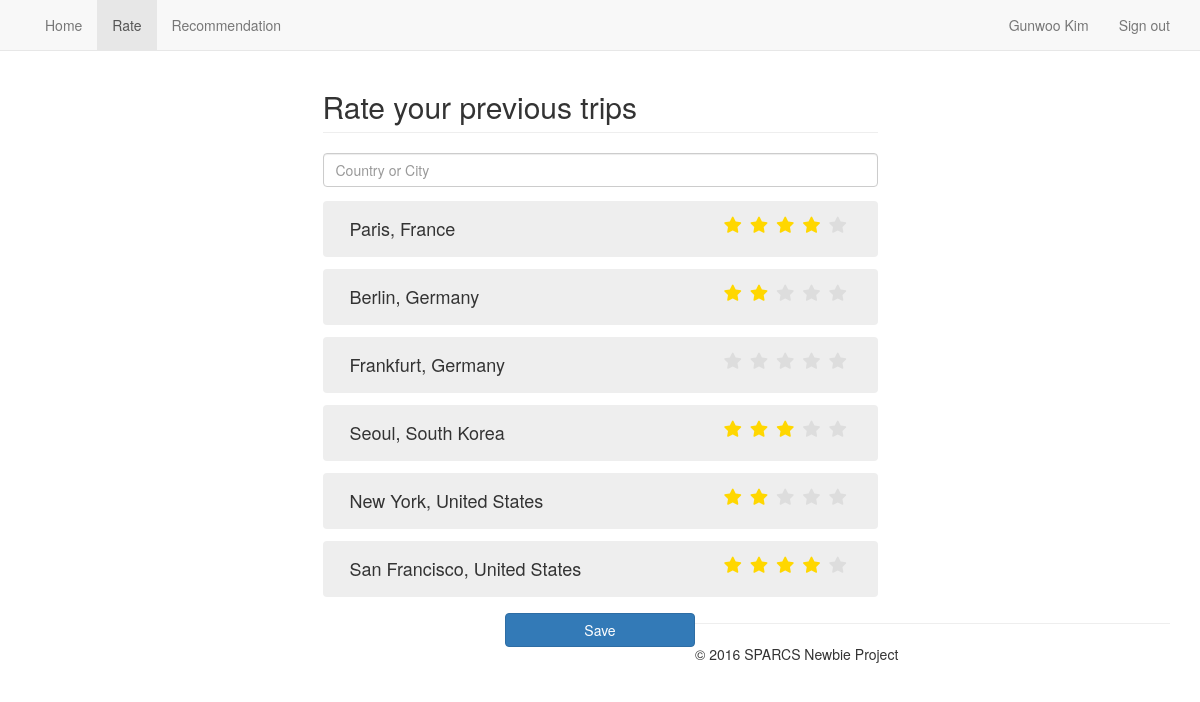
/rate/ (signed in), run on an earlier commit of the app's database.
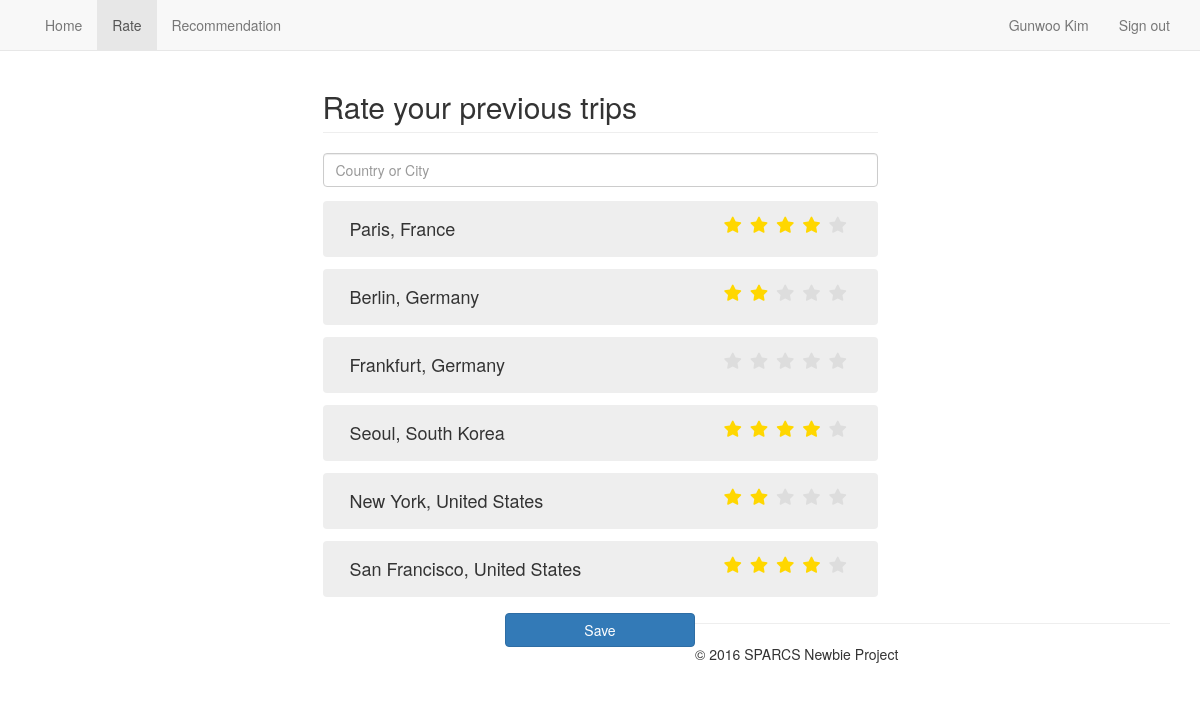
And on a later commit of the database.
### rate/models.py (models this page shows, shortened)
class Preference(models.Model):
    destination = models.ForeignKey(Destination)
    score = models.IntegerField(validators=[MinValueValidator(0), MaxValueValidator(5)])

class Destination(models.Model):
    name = models.CharField(max_length=30)
    country = models.ForeignKey(Country, null=True, blank=True)
    tags = models.ManyToManyField(Tag)

class Country(models.Model):
    name = models.CharField(max_length=30)
    class Meta:
        verbose_name_plural = "countries"

### rate/views.py (the view)
# urls.py: url(r'^rate/', views.preference_list),
@login_required
def preference_list(request):
    user = request.user
    userprofile = UserProfile.objects.get(user=user)
    for dest in Destination.objects.all():
        score = int(request.POST.get('rating_'+dest.name, -1))
        userprofile.set_preference(dest.name, score)
    pref_list = list(userprofile.preferences.all())
    pref_list.sort(key=lambda x: (x.destination.country.name, x.destination.name))
    data = {'user': user,
            'pref_list': pref_list}
    return render(request, 'rate.html', data)

### rate/models.py (called while the page is built, shortened)
    def set_preference(self, dest_name, score):
        try:
            pref = self.preferences.get(destination__name=dest_name)
        except ObjectDoesNotExist:
            pref = None
        if pref is not None:
            if score != -1:
                pref.score = score
                pref.save()

### rate/templates/rate.html (shortened to what this page needs)
<!DOCTYPE html>
<html lang="en">
  <head>
    <link rel="stylesheet" href="https://maxcdn.bootstrapcdn.com/bootstrap/3.3.7/css/bootstrap.min.css">
    <link rel="stylesheet" href="/static/customize.css" type="text/css">
    <link rel="stylesheet" href="//netdna.bootstrapcdn.com/font-awesome/4.2.0/css/font-awesome.min.css">
  </head>
  <body>
    <nav class="navbar navbar-default navbar-fixed-top">
      <div class="container">
        <div id="navbar" class="navbar-collapse collapse">
          <ul class="nav navbar-nav">
            <li>
              <a href="/main">Home</a>
            </li>
            <li class="active">
              <a href="/rate">Rate</a>
            </li>
            <li>
              <a href="/recommendation">Recommendation</a>
            </li>
          </ul>
          <ul class="nav navbar-nav navbar-right">
            {% if user is not None %}
            <li class="navbar-text">
              {{user.first_name}} {{user.last_name}}
            </li>
            <li>
              <a href="/logout">Sign out</a>
            </li>
            {% else %}
            <li>
              <a href="/login">Sign In</a>
            </li>
            {% endif %}
          </ul>
      </div>
      </div>
    </nav>
    <div class="container">
      <div class="row">
        <div class="col-sm-6 col-sm-offset-3">
          <h2 class="page-header">Rate your previous trips</h2>
          <div class="search-box">
              <input type="search" placeholder="Country or City" class="form-control" />
          </div>
        </div>
      </div>
      <form method="post">
        {% for pref in pref_list %}
        {% with pref.destination.name as dname %}
        <div class="row">
          <div class="col-sm-6 col-sm-offset-3">
            <div class="preference">
              <h4 class="col-sm-7">
                {{dname}}, {{pref.destination.country.name}}
              </h4>
              <fieldset class="rating col-sm-5">
                {% if pref.score == 5 %}
                <input type="radio" id="star5_{{dname}}" name="rating_{{dname}}" value="5" checked /><label class = "full" for="star5_{{dname}}" title="5 stars"></label>
                {% else %}
                <input type="radio" id="star5_{{dname}}" name="rating_{{dname}}" value="5" /><label class = "full" for="star5_{{dname}}" title="5 stars"></label>
                {% endif %}
                {% if pref.score == 4 %}
                <input type="radio" id="star4_{{dname}}" name="rating_{{dname}}" value="4" checked /><label class = "full" for="star4_{{dname}}" title="4 stars"></label>
                {% else %}
                <input type="radio" id="star4_{{dname}}" name="rating_{{dname}}" value="4" /><label class = "full" for="star4_{{dname}}" title="4 stars"></label>
                {% endif %}
                {% if pref.score == 3 %}
                <input type="radio" id="star3_{{dname}}" name="rating_{{dname}}" value="3" checked /><label class = "full" for="star3_{{dname}}" title="3 stars"></label>
                {% else %}
                <input type="radio" id="star3_{{dname}}" name="rating_{{dname}}" value="3" /><label class = "full" for="star3_{{dname}}" title="3 stars"></label>
                {% endif %}
                {% if pref.score == 2 %}
                <input type="radio" id="star2_{{dname}}" name="rating_{{dname}}" value="2" checked /><label class = "full" for="star2_{{dname}}" title="2 stars"></label>
                {% else %}
                <input type="radio" id="star2_{{dname}}" name="rating_{{dname}}" value="2" /><label class = "full" for="star2_{{dname}}" title="2 stars"></label>
                {% endif %}
                {% if pref.score == 1 %}
                <input type="radio" id="star1_{{dname}}" name="rating_{{dname}}" value="1" checked /><label class = "full" for="star1_{{dname}}" title="1 star"></label>
                {% else %}
                <input type="radio" id="star1_{{dname}}" name="rating_{{dname}}" value="1" /><label class = "full" for="star1_{{dname}}" title="1 star"></label>
                {% endif %}
              </fieldset>
              {% endwith %}
              <br />
              <br />
            </div>
          </div>
        </div>
        {% endfor %}
        <button type="submit" class="btn btn-primary col-sm-2 col-sm-offset-5" id="large-margin">Save</button>
      </form>
      <hr>
      <footer>
        <p>&copy; 2016 SPARCS Newbie Project</p>
      </footer>
    </div>
  </body>
</html>

### rate/static/customize.css (style rules this page uses)
body { padding-top: 50px; padding-bottom: 20px; }
#large-margin { margin-top: 10px; }
.search-box { background: white; padding-bottom: 8px; }
.preference { background-color: #eee; border-radius: 4px; padding: 8px 12px; margin: 6px 0px 6px; }
.rating { border: none; float: left; }
.rating > label:before { margin: 5px; font-size: 1.25em; font-family: FontAwesome; display: inline-block; content: "\f005"; }
.rating > label { color: #ddd; float: right; }
.rating > input:checked ~ label, .rating:not(:checked) > label:hover, .rating:not(:checked) > label:hover ~ label { color: #FFD700; }

What changed in the data, as far as the page shows it:
changed Preference "Seoul": score 3 → 4 (drawn)
